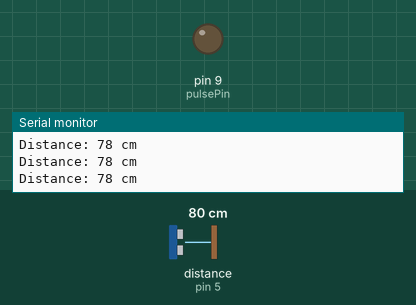
Bench run of a sketch on a simulated Arduino Uno, built with avr-gcc and run on an emulated ATmega328P. Parts: output pins drawn as LEDs (lit = HIGH), the last lines printed to the serial monitor. Wiring (inferred from the names in the program): ultrasonic range finder: trigger pin 6; echo pin 5. Inputs (shaded band) come from the test bench; at power-on: distance to the obstacle (sensor on pin 5) 80 cm. The echo pulse lasts 58.3 µs per cm; pins used as bus, display or sensor lines are not drawn.

Above: at 1.2 s.
1.3 s: distance to the obstacle (sensor on pin 5) set to 2 cm
4.3 s: distance to the obstacle (sensor on pin 5) set to 18 cm
At 5.18 s:
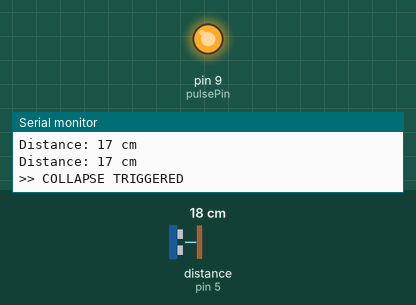
Timing chart, 0 to 11.9 s (numbered marks = the images above; inputs shaded):
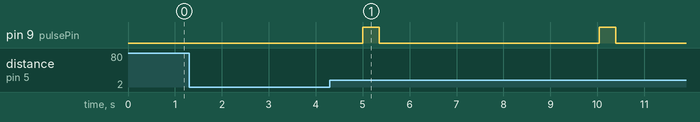

Measured:
- by itself, pin 9 (pulsePin): alternates HIGH for 0.35 s and LOW for 4.7 s

The sketch:

don_pulse_entropy_timed_v2.ino
```cpp
// DON Node Pulse Controller v2
// Real-time entropy collapse with timed pulsing and sensor check

const int pulsePin = 9;           // Connected to MOSFET gate
const int sensorTrig = 6;         // Ultrasonic Trig pin
const int sensorEcho = 5;         // Ultrasonic Echo pin

unsigned long pulseInterval = 5000;   // Time between pulses (ms)
unsigned long pulseDuration = 350;    // Pulse ON time (ms)
unsigned long lastPulseTime = 0;

void setup() {
  pinMode(pulsePin, OUTPUT);
  pinMode(sensorTrig, OUTPUT);
  pinMode(sensorEcho, INPUT);
  digitalWrite(pulsePin, LOW);
  Serial.begin(9600);
}

void loop() {
  unsigned long currentTime = millis();

  // Check if it's time to pulse
  if (currentTime - lastPulseTime >= pulseInterval) {
    triggerPulse();
    lastPulseTime = currentTime;
  }

  // Optional: Read and log sensor distance (field adaptation layer)
  long distance = readDistance();
  Serial.print("Distance: ");
  Serial.print(distance);
  Serial.println(" cm");

  delay(100);
}

void triggerPulse() {
  Serial.println(">> COLLAPSE TRIGGERED");
  digitalWrite(pulsePin, HIGH);
  delay(pulseDuration);
  digitalWrite(pulsePin, LOW);
}

long readDistance() {
  digitalWrite(sensorTrig, LOW);
  delayMicroseconds(2);
  digitalWrite(sensorTrig, HIGH);
  delayMicroseconds(10);
  digitalWrite(sensorTrig, LOW);

  long duration = pulseIn(sensorEcho, HIGH);
  long distance = duration * 0.034 / 2;  // Convert to cm
  return distance;
}
```
